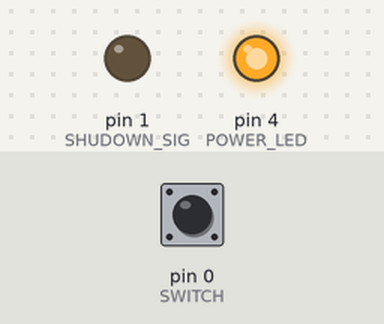
The sketch below on a simulated Arduino Uno, built with avr-gcc and run on an emulated ATmega328P. Shown: output pins drawn as LEDs (lit = HIGH). The inputs (shaded band) are chosen by the test bench; at power-on: pin 0 (SWITCH) HIGH. Pins used as bus, display or sensor lines are not drawn.

Above: at 1.2 s.
1.3 s: pin 0 (SWITCH) pulled LOW for 0.15 s
At 1.7 s:
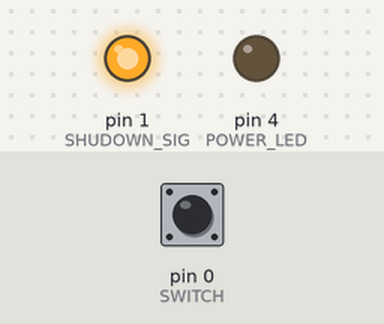
Timing chart, 0 to 10.8 s (numbered marks = the images above; inputs shaded):
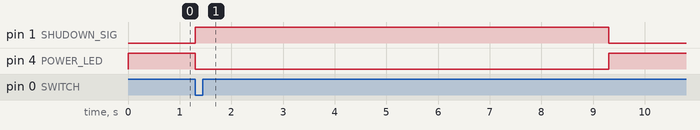

Measured:
- after the input at 1.3 s, pin 1 (SHUDOWN_SIG): LOW → HIGH at once, → LOW 8.0 s later; pin 4 (POWER_LED): HIGH → LOW at once, → HIGH 8.0 s later

The sketch:

Raspi_Power_Tiny.ino
```cpp
#include <Bounce2.h>

#define SHUDOWN_SIG 1     //Pin 6
#define PI_POWER 2        //Pin 7
#define SWITCH 0          //Pin 5
#define POWER_LED 4       //Pin 9

// Instantiate a Bounce object
Bounce debouncer = Bounce();

boolean ShutDown = true;

void setup() {
  // Setup the button with an internal pull-up :
  pinMode(SWITCH, INPUT_PULLUP);

  // After setting up the button, setup the Bounce instance :
  debouncer.attach(SWITCH);
  debouncer.interval(5); // interval in ms

  pinMode(PI_POWER, OUTPUT);
  pinMode(SHUDOWN_SIG, OUTPUT);
  pinMode(POWER_LED, OUTPUT);
}

void loop() {
  // Update the Bounce instance :
  debouncer.update();
  // Get the updated value :
  int value = debouncer.read();
  // Turn on or off the Relay as determined by the state of the SWITCH :
  if ( value == HIGH ) {
    if (ShutDown == false) ShutDown = true; // reset ShutDown bool
    digitalWrite(PI_POWER, HIGH );  // Keep the relay open
    digitalWrite(POWER_LED, HIGH);
    digitalWrite(SHUDOWN_SIG, LOW);   //  Don't send the trigger signal to Pi
  }
  else {
    if (ShutDown) {
      digitalWrite(SHUDOWN_SIG, HIGH);  //Trigger Pi's Python script to shutdown
      analogWrite(POWER_LED, 100);
      delay(8000);                    // Wait x amount of time so Pi properly shuts down
      analogWrite(POWER_LED, LOW);
      digitalWrite(PI_POWER, LOW );   //Close relay
      ShutDown = false;
    }
  }
}
```
